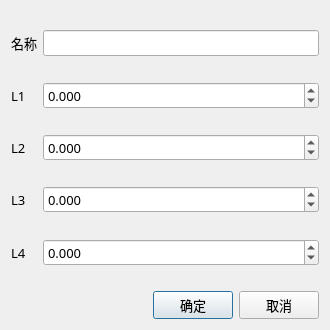
<?xml version="1.0" encoding="UTF-8"?>
<ui version="4.0">
 <class>Dialog_amend</class>
 <widget class="QDialog" name="Dialog_amend">
  <property name="geometry">
   <rect>
    <x>0</x>
    <y>0</y>
    <width>330</width>
    <height>330</height>
   </rect>
  </property>
  <property name="font">
   <font>
    <family>黑体</family>
    <pointsize>10</pointsize>
   </font>
  </property>
  <property name="windowTitle">
   <string>修改项</string>
  </property>
  <layout class="QGridLayout" name="gridLayout_3">
   <item row="1" column="0">
    <layout class="QGridLayout" name="gridLayout_2">
     <item row="0" column="0">
      <spacer name="horizontalSpacer">
       <property name="orientation">
        <enum>Qt::Horizontal</enum>
       </property>
       <property name="sizeHint" stdset="0">
        <size>
         <width>40</width>
         <height>20</height>
        </size>
       </property>
      </spacer>
     </item>
     <item row="0" column="1">
      <widget class="QPushButton" name="btn_ok">
       <property name="text">
        <string>确定</string>
       </property>
      </widget>
     </item>
     <item row="0" column="2">
      <widget class="QPushButton" name="btn_cancel">
       <property name="text">
        <string>取消</string>
       </property>
      </widget>
     </item>
    </layout>
   </item>
   <item row="0" column="0">
    <layout class="QGridLayout" name="gridLayout">
     <item row="5" column="0">
      <widget class="QLabel" name="label_L2">
       <property name="toolTip">
        <string>机床归零后，A轴到C轴的Y方向距离。正对机床，A轴在C轴左侧值为正，右侧值为负，理想情况下此值为0</string>
       </property>
       <property name="text">
        <string>L2</string>
       </property>
       <property name="buddy">
        <cstring>dSB_L2</cstring>
       </property>
      </widget>
     </item>
     <item row="6" column="1">
      <spacer name="verticalSpacer_3">
       <property name="orientation">
        <enum>Qt::Vertical</enum>
       </property>
       <property name="sizeHint" stdset="0">
        <size>
         <width>20</width>
         <height>40</height>
        </size>
       </property>
      </spacer>
     </item>
     <item row="9" column="0">
      <widget class="QLabel" name="label_L4">
       <property name="toolTip">
        <string>机床归零后，主轴轴线到A轴的Y方向距离。正对机床，主轴轴线在A轴左侧值为正，右侧值为负，理想情况下此值为0</string>
       </property>
       <property name="text">
        <string>L4</string>
       </property>
       <property name="buddy">
        <cstring>dSB_L4</cstring>
       </property>
      </widget>
     </item>
     <item row="9" column="1">
      <widget class="QDoubleSpinBox" name="dSB_L4">
       <property name="decimals">
        <number>3</number>
       </property>
       <property name="minimum">
        <double>-9999.998999999999796</double>
       </property>
       <property name="maximum">
        <double>9999.998999999999796</double>
       </property>
      </widget>
     </item>
     <item row="1" column="1">
      <widget class="QLineEdit" name="lineEdit_name"/>
     </item>
     <item row="5" column="1">
      <widget class="QDoubleSpinBox" name="dSB_L2">
       <property name="decimals">
        <number>3</number>
       </property>
       <property name="minimum">
        <double>-9999.998999999999796</double>
       </property>
       <property name="maximum">
        <double>9999.998999999999796</double>
       </property>
      </widget>
     </item>
     <item row="2" column="1">
      <spacer name="verticalSpacer">
       <property name="orientation">
        <enum>Qt::Vertical</enum>
       </property>
       <property name="sizeHint" stdset="0">
        <size>
         <width>20</width>
         <height>40</height>
        </size>
       </property>
      </spacer>
     </item>
     <item row="8" column="1">
      <spacer name="verticalSpacer_4">
       <property name="orientation">
        <enum>Qt::Vertical</enum>
       </property>
       <property name="sizeHint" stdset="0">
        <size>
         <width>20</width>
         <height>40</height>
        </size>
       </property>
      </spacer>
     </item>
     <item row="7" column="1">
      <widget class="QDoubleSpinBox" name="dSB_L3">
       <property name="decimals">
        <number>3</number>
       </property>
       <property name="minimum">
        <double>-9999.998999999999796</double>
       </property>
       <property name="maximum">
        <double>9999.998999999999796</double>
       </property>
      </widget>
     </item>
     <item row="3" column="0">
      <widget class="QLabel" name="label_L1">
       <property name="toolTip">
        <string>机床归零后，主轴旋转轴线到C轴的X方向距离</string>
       </property>
       <property name="text">
        <string>L1</string>
       </property>
       <property name="buddy">
        <cstring>dSB_L1</cstring>
       </property>
      </widget>
     </item>
     <item row="3" column="1">
      <widget class="QDoubleSpinBox" name="dSB_L1">
       <property name="decimals">
        <number>3</number>
       </property>
       <property name="minimum">
        <double>-9999.998999999999796</double>
       </property>
       <property name="maximum">
        <double>9999.998999999999796</double>
       </property>
      </widget>
     </item>
     <item row="4" column="1">
      <spacer name="verticalSpacer_2">
       <property name="orientation">
        <enum>Qt::Vertical</enum>
       </property>
       <property name="sizeHint" stdset="0">
        <size>
         <width>20</width>
         <height>40</height>
        </size>
       </property>
      </spacer>
     </item>
     <item row="7" column="0">
      <widget class="QLabel" name="label_L3">
       <property name="toolTip">
        <string>机床归零后，主轴端面到A轴的Z方向距离</string>
       </property>
       <property name="text">
        <string>L3</string>
       </property>
       <property name="buddy">
        <cstring>dSB_L3</cstring>
       </property>
      </widget>
     </item>
     <item row="0" column="1">
      <spacer name="verticalSpacer_5">
       <property name="orientation">
        <enum>Qt::Vertical</enum>
       </property>
       <property name="sizeHint" stdset="0">
        <size>
         <width>20</width>
         <height>40</height>
        </size>
       </property>
      </spacer>
     </item>
     <item row="1" column="0">
      <widget class="QLabel" name="label_name">
       <property name="text">
        <string>名称</string>
       </property>
       <property name="buddy">
        <cstring>lineEdit_name</cstring>
       </property>
      </widget>
     </item>
     <item row="10" column="1">
      <spacer name="verticalSpacer_7">
       <property name="orientation">
        <enum>Qt::Vertical</enum>
       </property>
       <property name="sizeHint" stdset="0">
        <size>
         <width>20</width>
         <height>40</height>
        </size>
       </property>
      </spacer>
     </item>
    </layout>
   </item>
  </layout>
 </widget>
 <layoutdefault spacing="6" margin="11"/>
 <tabstops>
  <tabstop>lineEdit_name</tabstop>
  <tabstop>dSB_L1</tabstop>
  <tabstop>dSB_L2</tabstop>
  <tabstop>dSB_L3</tabstop>
  <tabstop>dSB_L4</tabstop>
  <tabstop>btn_ok</tabstop>
  <tabstop>btn_cancel</tabstop>
 </tabstops>
 <resources/>
 <connections>
  <connection>
   <sender>btn_ok</sender>
   <signal>clicked()</signal>
   <receiver>Dialog_amend</receiver>
   <slot>accept()</slot>
   <hints>
    <hint type="sourcelabel">
     <x>217</x>
     <y>317</y>
    </hint>
    <hint type="destinationlabel">
     <x>164</x>
     <y>149</y>
    </hint>
   </hints>
  </connection>
  <connection>
   <sender>btn_cancel</sender>
   <signal>clicked()</signal>
   <receiver>Dialog_amend</receiver>
   <slot>reject()</slot>
   <hints>
    <hint type="sourcelabel">
     <x>317</x>
     <y>317</y>
    </hint>
    <hint type="destinationlabel">
     <x>164</x>
     <y>149</y>
    </hint>
   </hints>
  </connection>
 </connections>
</ui>
